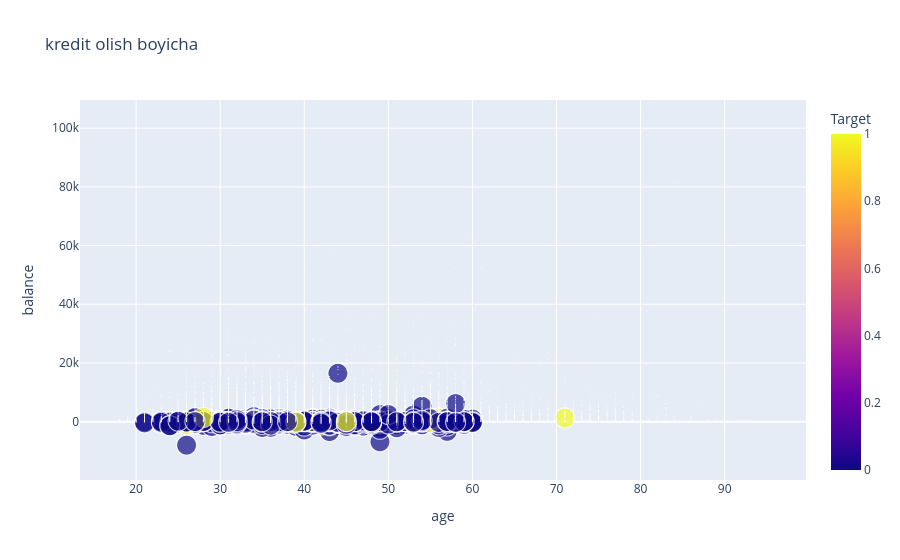

Notebook code for this chart:
### Code cell
fig=px.scatter(df,x='age',y='balance',color='Target',size='default',hover_data=['age','marital'],title='kredit olish boyicha')
fig.show()

### Figure 1 — Plotly figure (JSON) as saved in the notebook; plotly's stock layout.template omitted (floating-point values rounded to 4 significant figures; data arrays with more than 128 entries replaced by an {"elided": "..."} marker saying what was removed)
{"data": [{"customdata": {"elided": "45211x1 int values"}, "hovertemplate": "age=%{x}<br>balance=%{y}<br>default=%{marker.size}<br>marital=%{customdata[0]}<br>Target=%{marker.color}<extra></extra>", "legendgroup": "", "marker": {"color": {"elided": "45211 int values"}, "coloraxis": "coloraxis", "size": {"elided": "45211 int values"}, "sizemode": "area", "sizeref": 0.0025, "symbol": "circle"}, "mode": "markers", "name": "", "showlegend": false, "type": "scattergl", "x": {"elided": "45211 int values"}, "xaxis": "x", "y": {"elided": "45211 float values"}, "yaxis": "y"}], "layout": {"coloraxis": {"colorbar": {"title": {"text": "Target"}}, "colorscale": [[0, "#0d0887"], [0.1111, "#46039f"], [0.2222, "#7201a8"], [0.3333, "#9c179e"], [0.4444, "#bd3786"], [0.5556, "#d8576b"], [0.6667, "#ed7953"], [0.7778, "#fb9f3a"], [0.8889, "#fdca26"], [1, "#f0f921"]]}, "legend": {"itemsizing": "constant", "tracegroupgap": 0}, "title": {"text": "kredit olish boyicha"}, "xaxis": {"anchor": "y", "domain": [0, 1], "title": {"text": "age"}}, "yaxis": {"anchor": "x", "domain": [0, 1], "title": {"text": "balance"}}}}
